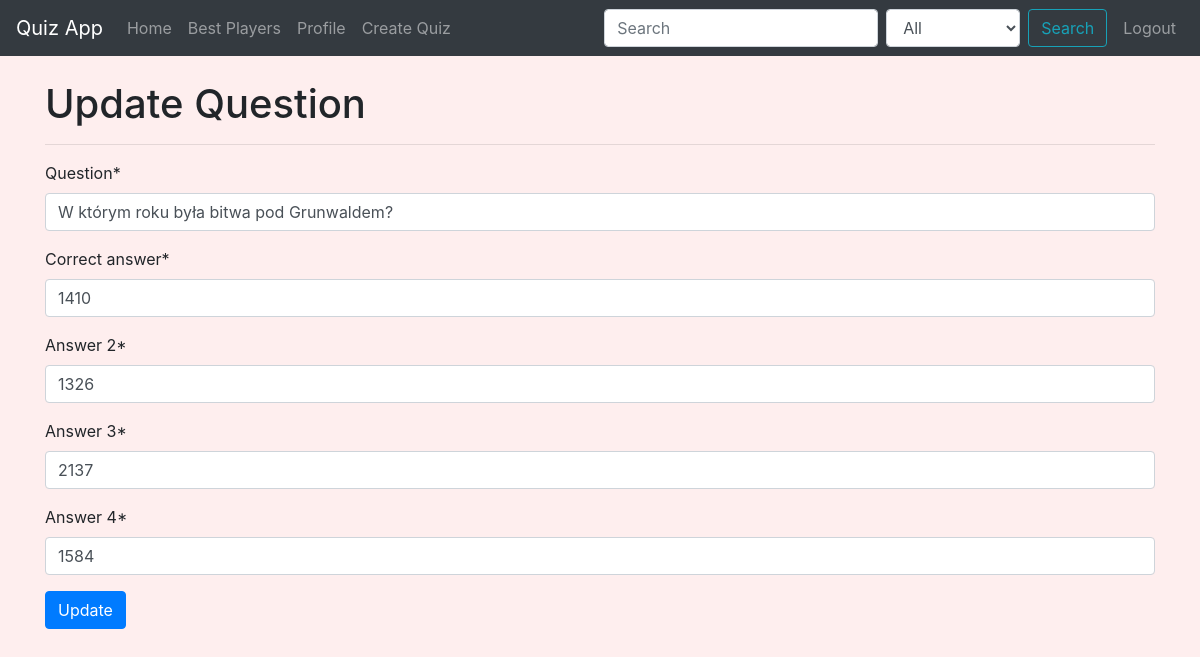
/quiz/question/40/update (signed in), run on an earlier commit of the app's database.
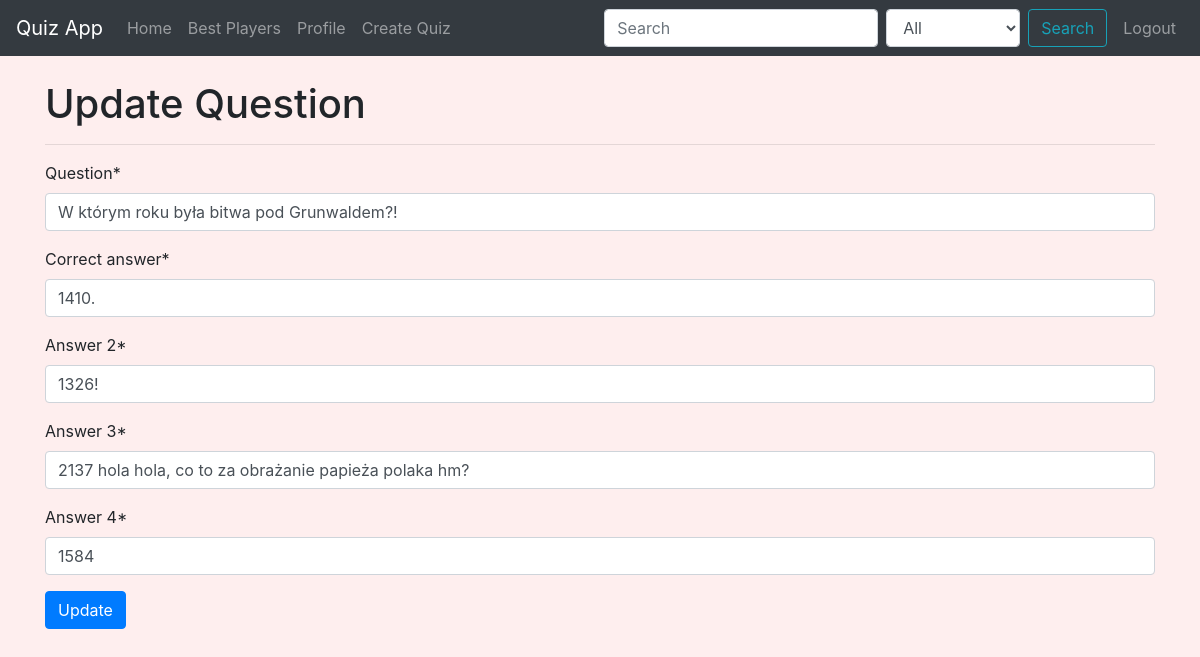
And on a later commit of the database.
### quiz/models.py (models this page shows, shortened)
class Question(models.Model):
	question = models.CharField(max_length=100)
	quiz = models.ForeignKey(Quiz, on_delete=models.CASCADE, related_name='questions')

### quiz/views.py (the view)
# urls.py: path('quiz/question/<int:pk>/update', views.update_question, name='update_question'),
@login_required
def update_question(request, pk):
    question = get_object_or_404(Question.objects.select_related('quiz').prefetch_related('answers'), pk=pk)
    if request.user != question.quiz.author:
        raise PermissionDenied()
    correct_answer = question.answers.filter(is_correct=True).first()
    answers = [answer for answer in question.answers.filter(is_correct=False).all()]
    initial = dict(question=question.question, correct_answer=correct_answer, answer_2=answers[0],
                   answer_3=answers[1], answer_4=answers[2])
    if request.method == 'POST':
        form = QuestionAndAnswersForm(request.POST, initial=initial)
        if form.is_valid():
            question.question = form.cleaned_data['question']
            correct_answer.answer = form.cleaned_data['correct_answer']
            answers[0].answer = form.cleaned_data['answer_2']
            answers[1].answer = form.cleaned_data['answer_3']
            answers[2].answer = form.cleaned_data['answer_4']
            question.save()
            correct_answer.save()
            answers[0].save()
            answers[1].save()
            answers[2].save()
            messages.success(request, 'Question has been updated.')
            return redirect('quiz:detail', pk=question.quiz.id)
    else:
        form = QuestionAndAnswersForm(initial=initial)
    return render(request, 'quiz/question_form.html', dict(form=form, update=True))

### quiz/forms.py
class QuestionAndAnswersForm(forms.Form):
	question = forms.CharField(max_length=100)
	correct_answer = forms.CharField(max_length=100)
	answer_2 = forms.CharField(max_length=100)
	answer_3 = forms.CharField(max_length=100)
	answer_4 = forms.CharField(max_length=100)

### quiz/context_processors.py (called while the page is built)
def categories_processor(request):
	categories = Category.objects.all()
	return dict(categories=categories)

### quiz/models.py (called while the page is built)
	def __str__(self):
		return self.name

	def __str__(self):
		return self.answer

### quiz/templates/quiz/question_form.html (shortened to what this page needs)
{% extends "quiz/base.html" %}
{% load static %}
{% load crispy_forms_tags %}
{% block content %}
	<h1>{% if update %}Update{% else %}Create{% endif %} Question</h1>
	<hr>
	<form method="post">
		{{ form|crispy }}
		<button type="submit" class="btn btn-primary">{% if update %}Update{% else %}Create{% endif %}</button>
	</form>
{% endblock content %}

What changed in the data, as far as the page shows it:
changed Question: question "W którym roku była bitwa pod Grunwaldem?" → "W którym roku była bitwa pod Grunwaldem?!"
Also different on the page:
form field correct_answer: "1410" → "1410."
form field answer_2: "1326" → "1326!"
form field answer_3: "2137" → "2137 hola hola, co to za obrażanie papieża polaka hm?"
